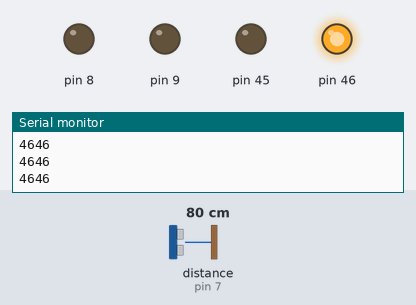
The sketch below on a simulated Arduino Mega 2560, built with avr-gcc and run on an emulated ATmega2560. Parts: output pins drawn as LEDs (lit = HIGH), the last lines printed to the serial monitor. Wiring (inferred from the names in the program): ultrasonic range finder: trigger pin 7; echo pin 7. Inputs (shaded band) come from the test bench; at power-on: distance to the obstacle (sensor on pin 7) 80 cm. The echo pulse lasts 58.3 µs per cm.

Above: at 1.2 s.
1.3 s: distance to the obstacle (sensor on pin 7) set to 5 cm
2.8 s: distance to the obstacle (sensor on pin 7) set to 2 cm
At 3.6 s:
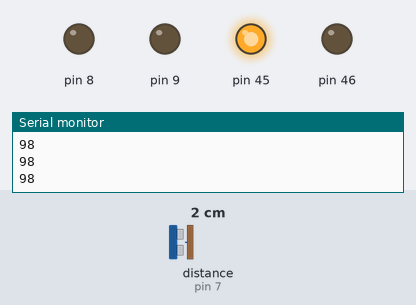
4.4 s: distance to the obstacle (sensor on pin 7) set to 4 cm
At 5.3 s:
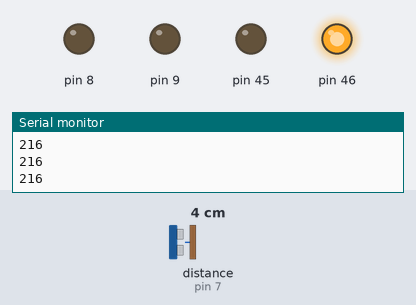
Timing chart, 0 to 7.4 s (numbered marks = the images above; inputs shaded):
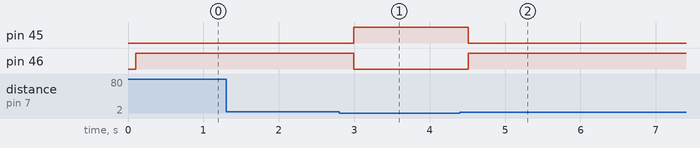

Measured:
- the behaviour switches between 4 and 3 cm on distance to the obstacle (sensor on pin 7) (found by bisection; images 0 and 1)
- after the input at 2.8 s, pin 45: LOW → HIGH after 0.19 s; pin 46: HIGH → LOW after 0.19 s
- after the input at 4.4 s, pin 45: HIGH → LOW after 0.11 s; pin 46: LOW → HIGH after 0.11 s

The sketch:

Sensing.ino
```cpp
const int pingPin = 7; //pin number of the sensor's output:
int tall_block_count = 0;

void setup() {
  // initialize serial communication:
  Serial.begin(9600);

  pinMode(8, OUTPUT);
  pinMode(9, OUTPUT);
  pinMode(45, OUTPUT);
  pinMode(46, OUTPUT);
}

void loop() {
  // establish variables for duration of the ping, and the distance result
  // in inches and centimeters:
  long duration, inches, cm;

  // The PING))) is triggered by a HIGH pulse of 2 or more microseconds.
  // Give a short LOW pulse beforehand to ensure a clean HIGH pulse:
  pinMode(pingPin, OUTPUT);
  digitalWrite(pingPin, LOW);
  delayMicroseconds(2);
  digitalWrite(pingPin, HIGH);
  delayMicroseconds(5);
  digitalWrite(pingPin, LOW);

  // The same pin is used to read the signal from the PING))): a HIGH pulse
  // whose duration is the time (in microseconds) from the sending of the ping
  // to the reception of its echo off of an object.
  pinMode(pingPin, INPUT);
  duration = pulseIn(pingPin, HIGH);

  // convert the time into a distance
  inches = microsecondsToInches(duration);
  cm = microsecondsToCentimeters(duration);

/**
  Serial.print(inches);
  Serial.print("in, ");
  Serial.print(cm);
  Serial.print("cm");
  Serial.println();
*/
  Serial.println(duration);
  delay(100);


  long threshold = 200;

  if (duration < threshold) {
    //digitalWrite(8, HIGH);
    digitalWrite(46, LOW);
    digitalWrite(45, HIGH);
    tall_block_count++;
  }
  else {
    //digitalWrite(8, LOW);
    digitalWrite(46, HIGH);
    digitalWrite(45, LOW);
  }
}

long microsecondsToInches(long microseconds) {
  // According to Parallax's datasheet for the PING))), there are 73.746
  // microseconds per inch (i.e. sound travels at 1130 feet per second).
  // This gives the distance travelled by the ping, outbound and return,
  // so we divide by 2 to get the distance of the obstacle.
  // See: http://www.parallax.com/dl/docs/prod/acc/28015-PING-v1.3.pdf
  return microseconds / 74 / 2;
}

long microsecondsToCentimeters(long microseconds) {
  // The speed of sound is 340 m/s or 29 microseconds per centimeter.
  // The ping travels out and back, so to find the distance of the object we
  // take half of the distance travelled.
  return microseconds / 29 / 2;
}
```
